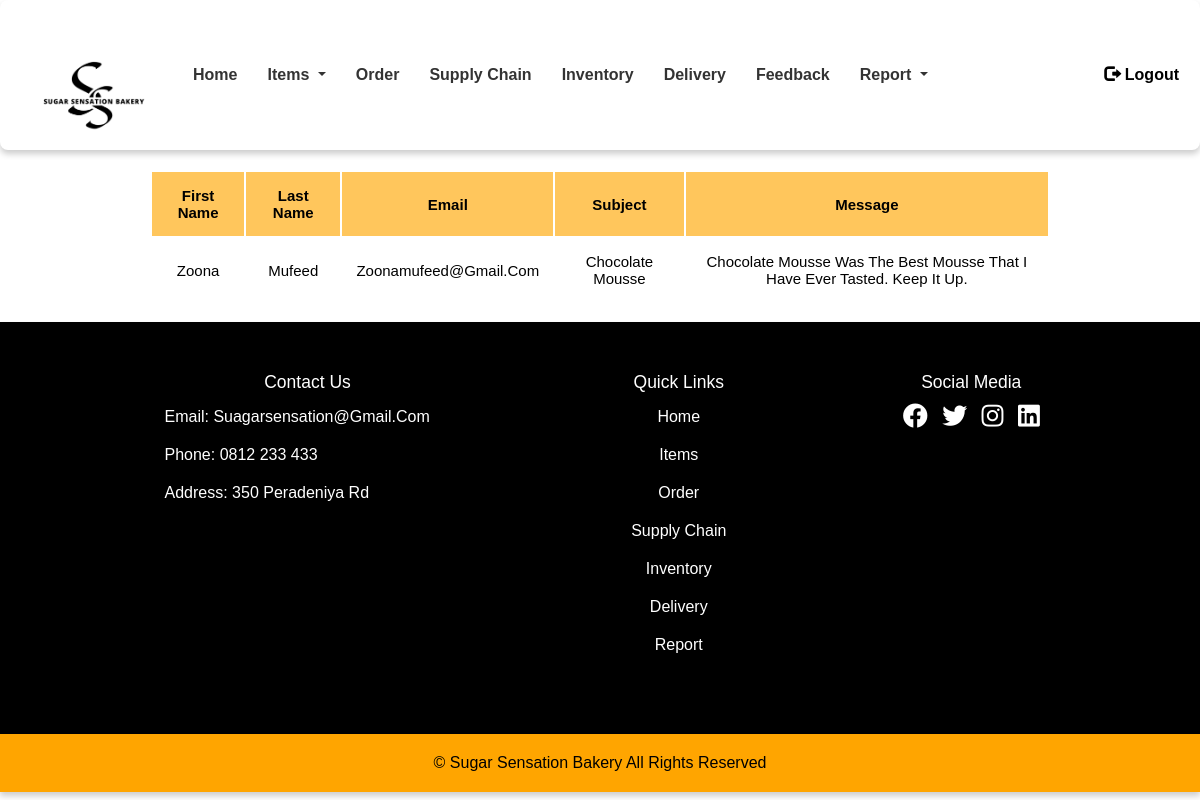
Page /feedback.php on the committed database.
### tables this page shows
CREATE TABLE `contact` (
  `id` int(11) NOT NULL,
  `fname` varchar(255) NOT NULL,
  `lname` varchar(255) NOT NULL,
  `email` varchar(255) NOT NULL,
  `subject` varchar(255) NOT NULL,
  `message` text NOT NULL
);

### feedback.php (the view, shortened to what this page needs)
<?php
include 'includes/databaseconnect.php';
?>
<DOCTYPE html>
<html lang="en">
<head>
    <?php include "includes/header_links.php"; ?>
    <link href="css/homead.css" rel="stylesheet"/>
    <link href="css/feedback.css" rel="stylesheet"/>
</head>
<body>
<?php include 'includes/adminnavbar.php'; ?>
<section class="display-contact-table">
    <table>
        <thead>
            <th>First Name</th>
            <th>Last Name</th>
            <th>Email</th>
            <th>Subject</th>
            <th>Message</th>
        </thead>
        <tbody>
            <?php
            $contacts_query = mysqli_query($conn, "SELECT * FROM `contact`") or die('Query failed');
            if (mysqli_num_rows($contacts_query) > 0) {
                while ($row = mysqli_fetch_assoc($contacts_query)) {
            ?>
            <tr>
                <td><?php echo $row['fname']; ?></td>
                <td><?php echo $row['lname']; ?></td>
                <td><?php echo $row['email']; ?></td>
                <td><?php echo $row['subject']; ?></td>
                <td><?php echo $row['message']; ?></td>
            </tr>
            <?php
                }
            } else {
                echo "<tr><td colspan='7' class='empty'>No contact messages available</td></tr>";
            }
            ?>
        </tbody>
    </table>
</section>
<?php include "includes/adminfooter.php"; ?>
</body>
</html>

### css/main.css (style rules this page uses)
* { margin:0; padding:0; font-family:Arial, Helvetica, sans-serif; box-sizing:border-box; }

### css/homead.css (style rules this page uses)
* { margin:0; padding:0; font-family:Arial, Helvetica, sans-serif; box-sizing:border-box; }
html, body { margin: 0; padding: 0; height: 100%; }

### css/feedback.css (style rules this page uses)
* { font-family: 'Poppins', sans-serif; margin: 0; padding: 0; box-sizing: border-box; outline: none; border: none; text-decoration: none; text-transform: capitalize; }
.display-contact-table table { width: 75%; margin: 20px auto; text-align: center; }
.display-contact-table table thead th { padding:1.5rem; font-size: 1.5rem; background-color: rgba(255, 166, 0, 0.638); color:black; border:2px solid white; }
.display-contact-table table td { padding:1.5rem; font-size: 1.5rem; color:black; }
.display-contact-table table td:first-child { padding:0; }

### rows in the picture
contact: fname "Zoona", lname "Mufeed", email "Zoonamufeed@gmail.com", subject "Chocolate Mousse", message "Chocolate Mousse Was The Best Mousse That I Have Ever Tasted. Keep It Up."
